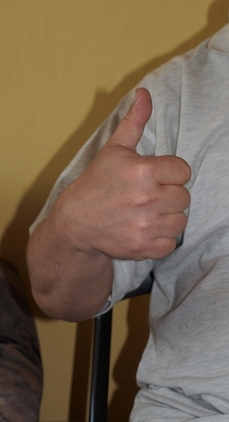
#> input picture original_images/1_P_hgr1_id01_1.jpg, 229 x 422 px
$ python -i feature_extractor.py   (imports and definitions only)
#> lines starting #> are read from the running program, lines starting #| are printed output that depends on the picture
#> further down, picture is the input picture: shape (422, 229, 3); mean B, G, R 79.7, 100.8, 119.5
import cv2
import numpy as np


# Funkcja extract_features oblicza cechy z binaryzowanej maski dloni. Zwraca slownik z wizualizacjami i lista cech.
#
# Postac wywolanania:
#       vis, features = extract_features(mask)
#
# mask - binaryzowana maska, gdzie piksele dloni maja wartosc 0, a tlo ma wartosc 255. Maska powinna byc zgodna z rozmiarem obrazu.
def extract_features(image):
    # Prepare mask for processing
    mask = cv2.copyMakeBorder(
        image, 2, 2, 2, 2, borderType=cv2.BORDER_CONSTANT, value=255
    )
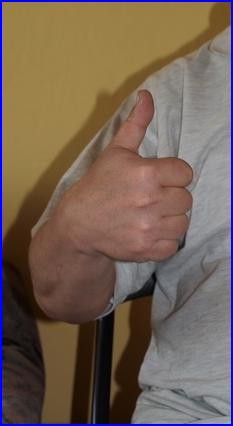
#> mask: shape (426, 233, 3); mean B, G, R 84.3, 98.1, 116.3

    # Now the object is white and background black.
    mask = cv2.bitwise_not(mask)
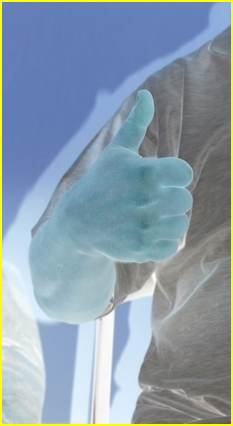
#> mask: shape (426, 233, 3); mean B, G, R 170.7, 156.9, 138.7

    # Find the biggest contour.
#> (the run stopped early here; a loop or call above may not have finished)

$ run again, on original_images/1_P_hgr1_id02_2.jpg
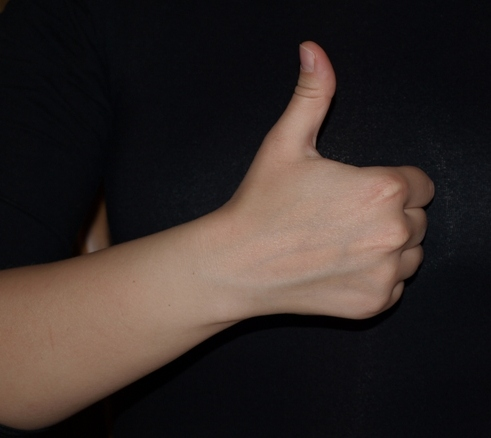
#> input picture original_images/1_P_hgr1_id02_2.jpg, 491 x 438 px
#> picture is the input picture: shape (438, 491, 3); mean B, G, R 39.7, 42.5, 52
#> in extract_features, `mask = cv2.copyMakeBorder( image, 2, 2, 2, 2, borderType=cv2.BORDER_CO..`:
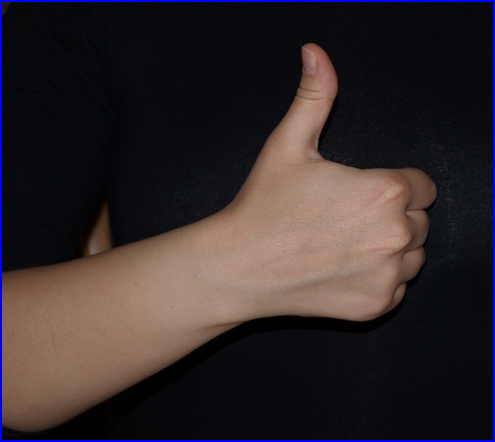
#> mask: shape (442, 495, 3); mean B, G, R 43.3, 41.7, 51.1
#> in extract_features, `mask = cv2.bitwise_not(mask)`:
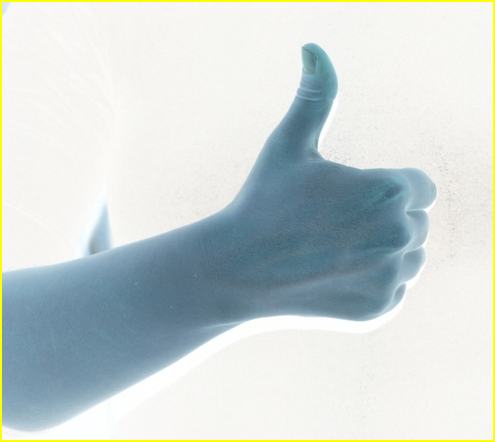
#> mask: shape (442, 495, 3); mean B, G, R 211.7, 213.3, 203.9

$ run again, on original_images/1_P_hgr1_id03_2.jpg
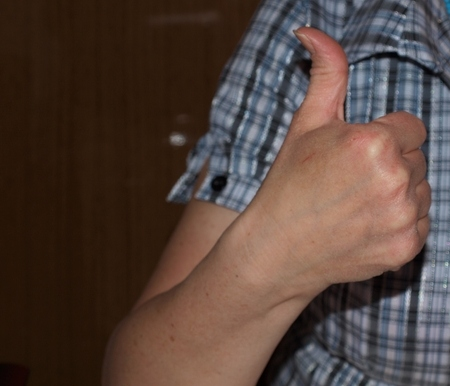
#> input picture original_images/1_P_hgr1_id03_2.jpg, 450 x 386 px
#> picture is the input picture: shape (386, 450, 3); mean B, G, R 59.5, 67.4, 85.7
#> in extract_features, `mask = cv2.copyMakeBorder( image, 2, 2, 2, 2, borderType=cv2.BORDER_CO..`:
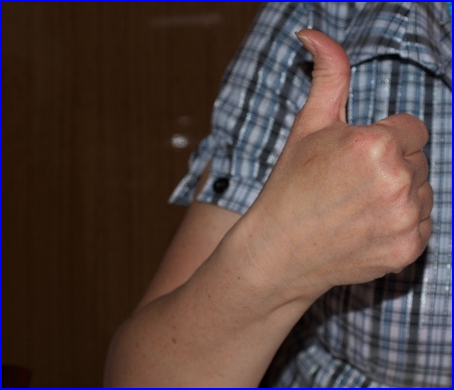
#> mask: shape (390, 454, 3); mean B, G, R 63.2, 66.1, 84.1
#> in extract_features, `mask = cv2.bitwise_not(mask)`:
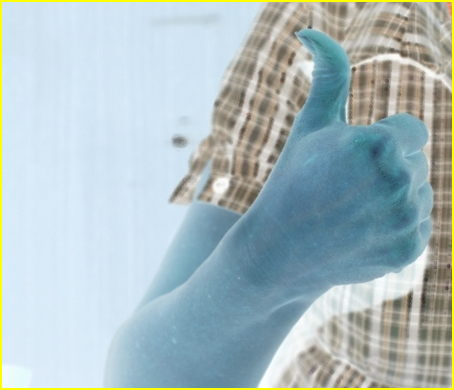
#> mask: shape (390, 454, 3); mean B, G, R 191.8, 188.9, 170.9

$ run again, on original_images/1_P_hgr1_id04_1.jpg
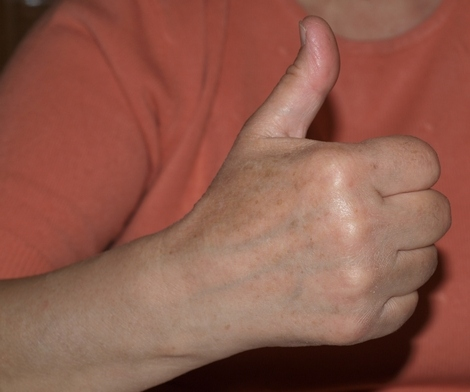
#> input picture original_images/1_P_hgr1_id04_1.jpg, 470 x 392 px
#> picture is the input picture: shape (392, 470, 3); mean B, G, R 75.1, 89.4, 142.8
#> in extract_features, `mask = cv2.copyMakeBorder( image, 2, 2, 2, 2, borderType=cv2.BORDER_CO..`:
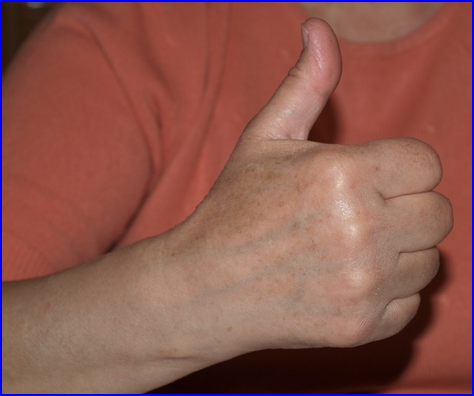
#> mask: shape (396, 474, 3); mean B, G, R 78.4, 87.8, 140.1
#> in extract_features, `mask = cv2.bitwise_not(mask)`:
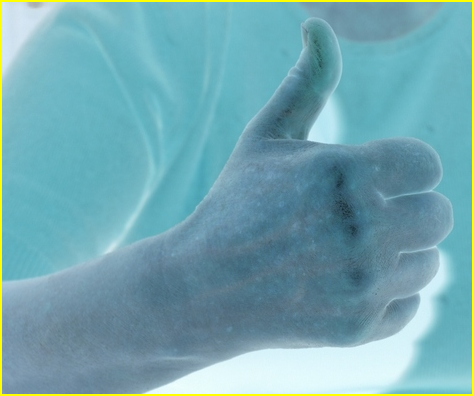
#> mask: shape (396, 474, 3); mean B, G, R 176.6, 167.2, 114.9
